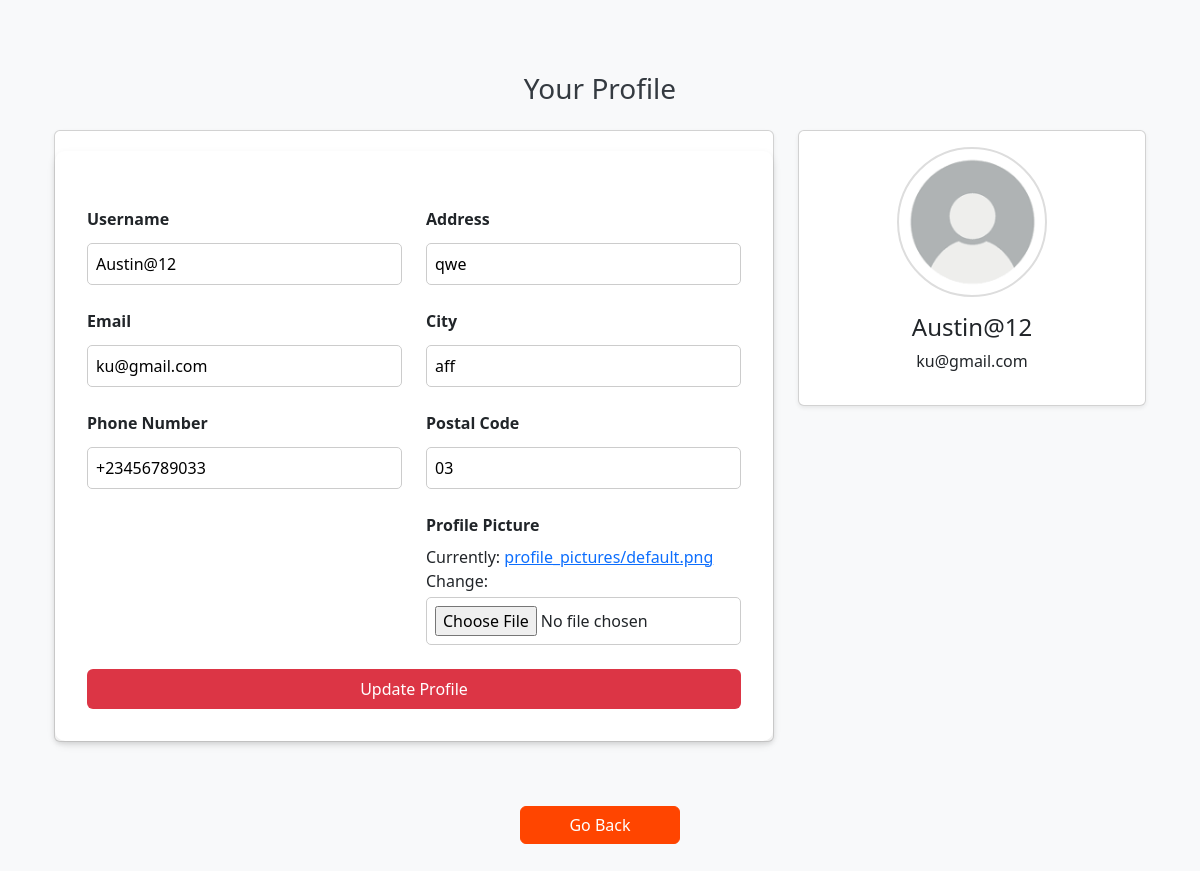
The app's page /accounts/profile/ (signed in) with its own data.
### myapp/models.py (models this page shows, shortened)
class Profile(models.Model):
    user = models.OneToOneField(User, on_delete=models.CASCADE)  # Link to the user; if the user is deleted, the profile is also deleted
    phone_number = models.CharField(
        max_length=15,
        blank=True,
        null=True,
        validators=[RegexValidator(
            regex=r'^\+?\d{10,15}$',
            message="Phone number must be in the format: '+1234567890'. Up to 15 digits allowed."
        )],
        error_messages={
            'max_length': 'Phone number cannot be longer than 15 characters.'
        }
    )  # Optional phone number; up to 15 characters with validation for format and length
    address = models.CharField(
        max_length=255,
        blank=True,
        null=True,
        error_messages={
            'max_length': 'Address cannot be longer than 255 characters.'
        }
    )  # Optional address; up to 255 characters with a custom error message for exceeding the limit
    city = models.CharField(
        max_length=100,
        blank=True,
        null=True,
        validators=[RegexValidator(
            regex=r'^[a-zA-Z\s]+$',
            message="City name must contain only letters and spaces."
        )],
        error_messages={
            'max_length': 'City name cannot be longer than 100 characters.'
        }
    )  # Optional city; up to 100 characters with validation for format and length
    postal_code = models.CharField(
        max_length=20,
        blank=True,
        null=True,
        validators=[RegexValidator(
            regex=r'^\d{1,10}$',
            message="Postal code must contain between 1 and 10 digits."
        )],
        error_messages={
            'max_length': 'Postal code cannot be longer than 10 digits.'
        }
    )  # Optional postal code; up to 20 characters with validation for format and length
    profile_picture = models.ImageField(
        upload_to='profile_pictures/',
        default='default.png'
    )  # Optional profile picture; uploaded to 'profile_pictures/' directory with a default image

### myapp/views.py (the view)
# urls.py: path('accounts/profile/', views.profile, name='profile'),
@login_required
@csrf_protect
def profile(request):
    if not hasattr(request.user, 'profile'):
        Profile.objects.create(user=request.user)  # Create profile if it doesn't exist
    if request.method == 'POST':
        user_form = UserUpdateForm(request.POST, instance=request.user)
        profile_form = ProfileUpdateForm(request.POST, request.FILES, instance=request.user.profile)
        if 'profile_picture-clear' in request.POST:
            request.user.profile.profile_picture = None
        if user_form.is_valid() and profile_form.is_valid():
            user_form.save()
            profile_form.save()
            messages.success(request, 'Your profile has been updated successfully.')
            return redirect('profile')
        else:
            messages.error(request, 'Please correct the error below.')
    else:
        user_form = UserUpdateForm(instance=request.user)
        profile_form = ProfileUpdateForm(instance=request.user.profile)
    return render(request, 'users/profile.html', {'user_form': user_form, 'profile_form': profile_form})

### myapp/forms.py (shortened to what this page needs)
class UserUpdateForm(forms.ModelForm):
    class Meta:
        model = User
        fields = ['username', 'email']
        widgets = {
            'username': forms.TextInput(attrs={'placeholder': 'Enter your username'}),
            'email': forms.EmailInput(attrs={'placeholder': 'Enter your email'}),
        }
        help_texts = {
            'username': 'Enter a unique username.',
            'email': 'Enter your email address.',
        }
        error_messages = {
            'username': {
                'unique': "This username is already taken. Please choose another one.",
            },
            'email': {
                'invalid': "Enter a valid email address.",
            },
        }

### templates/users/profile.html (shortened to what this page needs)
{% extends 'base.html' %}
{% block content %}
<div class="container py-5">
    <h2 class="mb-4 text-center font-weight-bold">Your Profile</h2>
    <div class="row">
        <div class="col-md-8">
                <div class="card shadow-sm">
                    <form method="POST" enctype="multipart/form-data">
                        <div class="row">
                            <div class="col-md-6 mt-4">
                                <div class="form-group mb-4">
                                    <label for="{{ user_form.username.id_for_label }}" class="form-label">Username</label>
                                    {{ user_form.username }}
                                </div>
                                <div class="form-group mb-4">
                                    <label for="{{ user_form.email.id_for_label }}" class="form-label">Email</label>
                                    {{ user_form.email }}
                                </div>
                                <div class="form-group mb-4">
                                    <label for="{{ profile_form.phone_number.id_for_label }}" class="form-label">Phone Number</label>
                                    {{ profile_form.phone_number }}
                                </div>
                            </div>
                            <div class="col-md-6 mt-4">
                                <div class="form-group mb-4">
                                    <label for="{{ profile_form.address.id_for_label }}" class="form-label">Address</label>
                                    {{ profile_form.address }}
                                </div>
                                <div class="form-group mb-4">
                                    <label for="{{ profile_form.city.id_for_label }}" class="form-label">City</label>
                                    {{ profile_form.city }}
                                </div>
                                <div class="form-group mb-4">
                                    <label for="{{ profile_form.postal_code.id_for_label }}" class="form-label">Postal Code</label>
                                    {{ profile_form.postal_code }}
                                </div>
                                <div class="form-group mb-4">
                                    <label for="{{ profile_form.profile_picture.id_for_label }}" class="form-label">Profile Picture</label><br>
                                    {{ profile_form.profile_picture }}
                                </div>
                            </div>
                        </div>
                        <button type="submit" class="btn btn-danger w-100 py-2">Update Profile</button>
                    </form>
                </div>
        </div>
        <div class="col-md-4 mb-4">
            <div class="card shadow-sm">
                <div class="card-body text-center">
                    {% if user.profile.profile_picture %}
                        <img src="{{ user.profile.profile_picture.url }}" alt="Profile Picture" class="img-thumbnail mb-3" style="max-width: 150px; border-radius: 50%;">
                    {% else %}
                        <p class="text-muted">No profile picture</p>
                    {% endif %}
                    <h4 class="font-weight-bold">{{ user.username }}</h4>
                    <p>{{ user.email }}</p>
                </div>
            </div>
        </div>
    </div>
    <div class="text-center mt-5">
        <a href="{% url 'index' %}" class="btn btn-primary px-5">Go Back</a>
    </div>
</div>
{% endblock %}

### static/css/styles.css (style rules this page uses)
body { background-color: #f8f9fa; color: #343a40; }
.btn-primary { background-color: #FF4500 !important; border-color: #FF4500 !important; }
form { background-color: #fff; padding: 2rem; border-radius: 10px; box-shadow: 0 4px 8px rgba(0, 0, 0, 0.1); margin-top: 20px; }
form label { margin-bottom: 8px; font-weight:bold; }
form input, form textarea, form select { width: 100%; padding: 0.5rem; margin-top: 4px; border-radius: 5px; border: 1px solid #ccc; transition: border-color 0.3s ease; }
form button { padding: 0.75rem; font-size: 1rem; border-radius: 5px; width: 100%; }
form .btn-danger { background-color: #dc3545; border: none; }
h2.text-center { font-size: 1.75rem; margin-bottom: 1.5rem; }
.form-group { margin-bottom: 1em; }
@media (min-width: 768px) { .row { display: flex; } }
.card { margin-bottom: 1rem; }
.img-thumbnail { width: 100%; max-width: 150px; height: 150px; object-fit: cover; border-radius: 50%; border: 2px solid #ddd; border-radius: 50%; }

### records on screen
Profile: phone_number "+23456789033", address "qwe", city "aff", postal_code "03"

### other values on screen
{{ user.username }} "Austin@12"
{{ user.email }} "ku@gmail.com"
